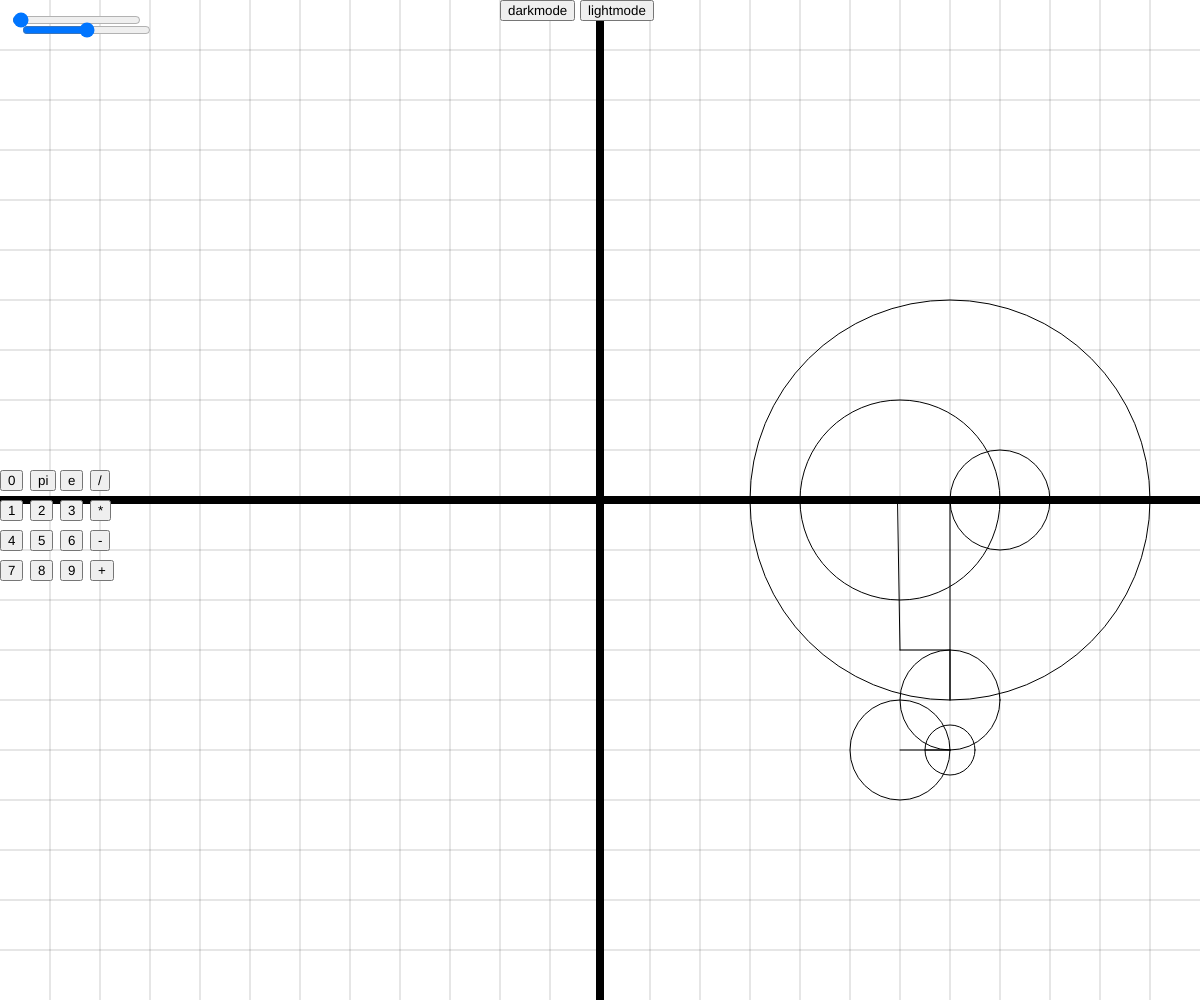
Frame 1 (no input)
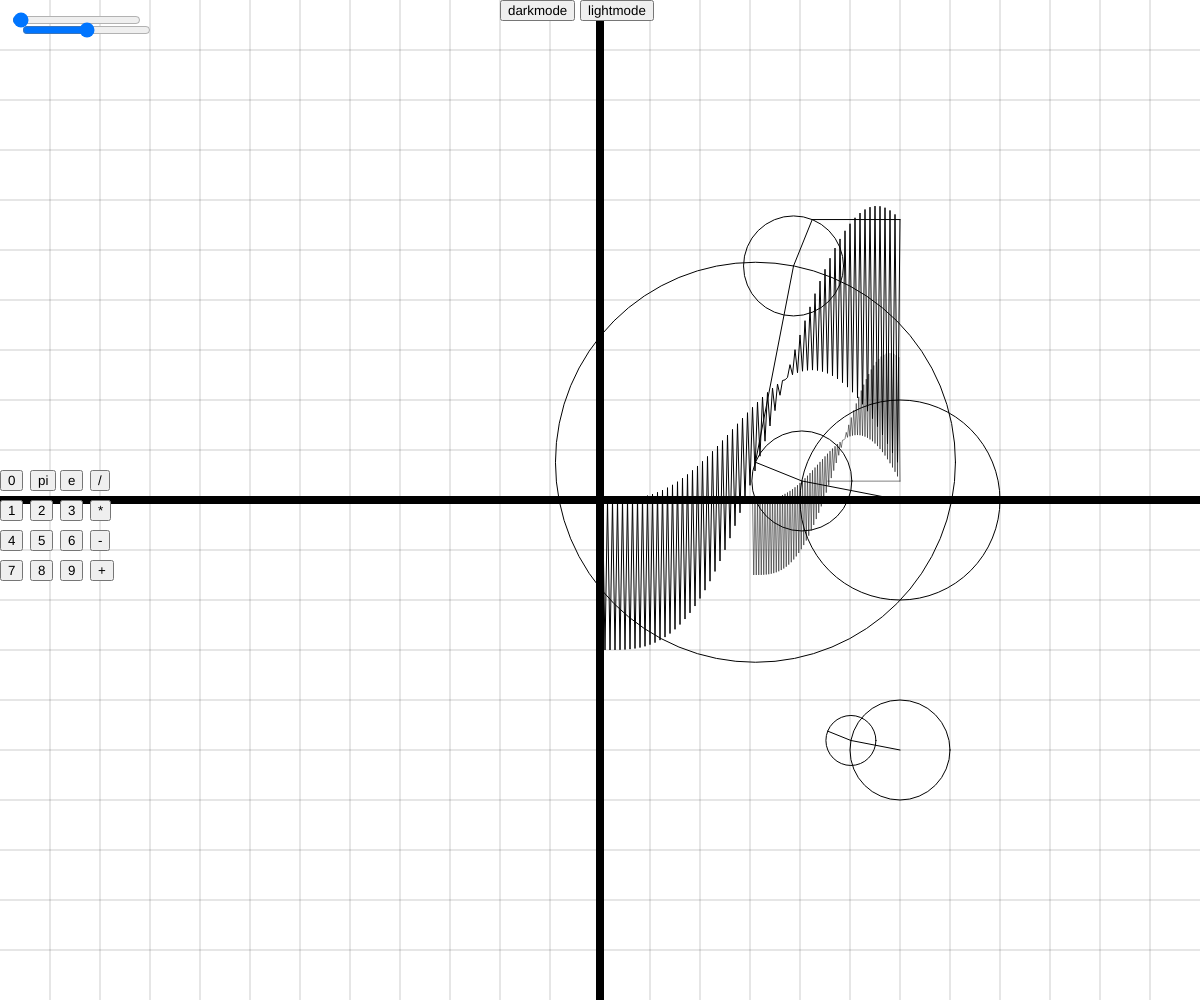
Frame 60 (no input)
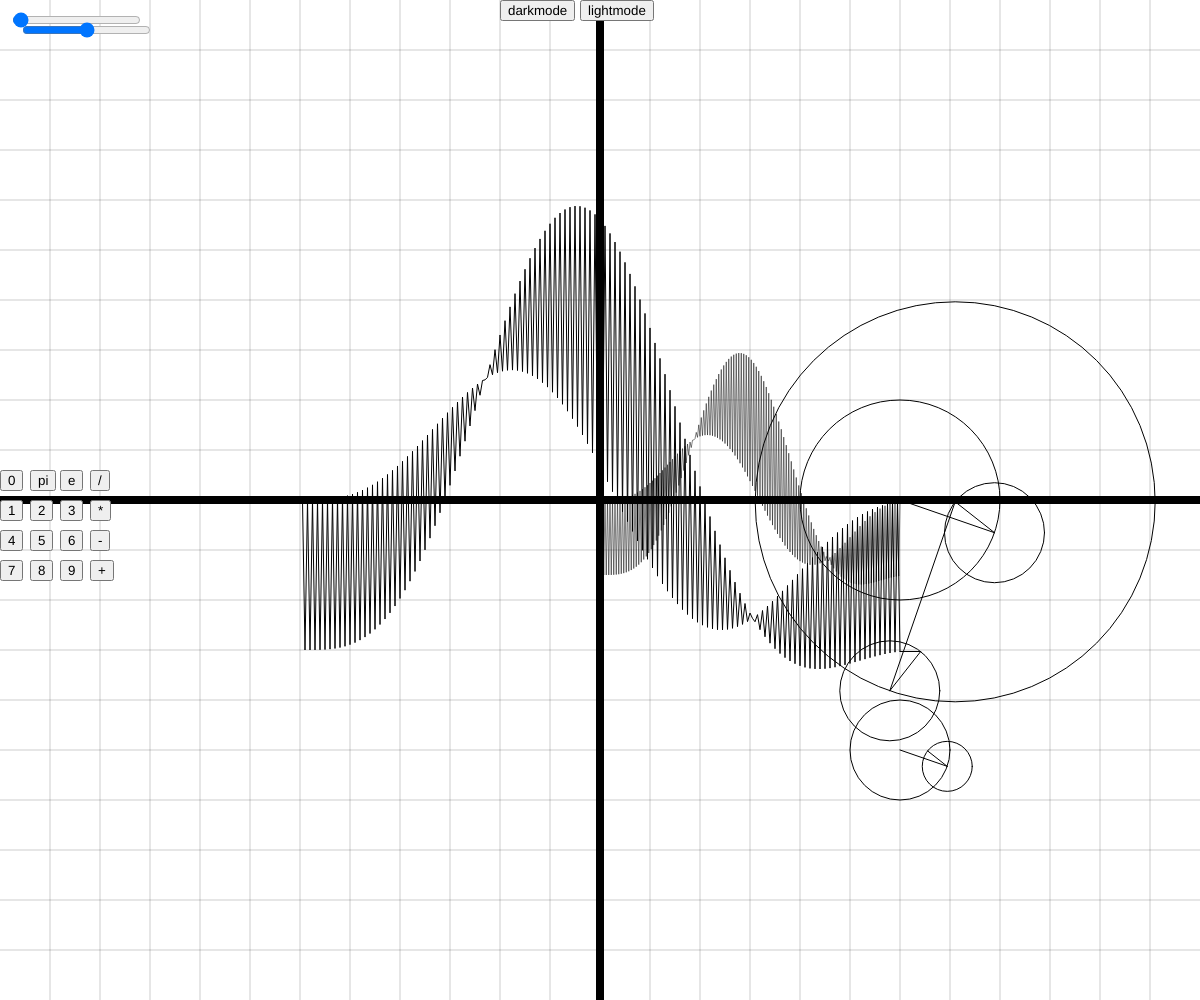
Frame 120 (the mouse pressed at the canvas centre since frame 60)

The p5.js sketch that drew these frames (run headless with seeded random() and noise() and a simulated clock; from frame 60 on, the mouse is pressed at the canvas centre):

// p5.js sketch
// ── sketch.js
let wave = [];


let rateAngle = 0.05
let angleBN = -rateAngle;
let angleAN = -rateAngle;


//COLOR ELEMENT VARIABLES
let bgColor = 255
let waveColorG = 0
let circleColor = 0
let vectColor = 0
let lineProjColorR = 0
let cartesianColor = 0


//CANVAS DIMENSION
let diw = 1200
let tyah = 600

//VARIABLES
  let VARIABLEA0=0;
  let n = 0

function setup() {
  let cnv = createCanvas(windowWidth, windowHeight);
  cnv.style('display', 'block');
  mgaSlider();
  darkModeButton();
  lightmodeButton();
  buttons();

}

//for looping
function draw() {

  background(bgColor);
  cartesian();
  
  
  push();
  epicycle();
  pop();
  

  

  
  
}
















function epicycle() {
  let L = PI
 
  translate(width * 3/4, height/2 - (VARIABLEA0 * pixelPerUnit.value()));

  let x = 0;
  let y = 0;

//FOR SINE WAVES
  angleBN += rateAngle;


  for (let i = 0; i < numVect.value(); i++) {
    //SINE INITIALIZATION OF RELEVANT VARS
    let oldx = x;
    let oldy = y;
    n = i + 1;
    let VARIABLEBN = (2/(n*n*PI*PI))*((PI*sin(n*PI))-(n*PI*PI*cos(n*PI)))


    //SINE COMPUTATION
    radius = pixelPerUnit.value() * (VARIABLEBN);
    x = (radius * cos((n * PI * -angleBN) / L)) + x;
    y = (radius * sin((n * PI * -angleBN) / L)) + y;

    //SINE ACTUTAL CIRCLES
    stroke(circleColor, 0, 0);
    noFill();
    circle(oldx, oldy, radius * 2);


    //SINE VECTORS
    stroke(0, 0, vectColor);
    line(oldx, oldy, x, y);
    
    
    push()
    scale(0.5)
    translate(0, (height*2/4) - (VARIABLEA0 * pixelPerUnit.value()));
    stroke(circleColor, 0, 0);
    strokeWeight(2)
    noFill();
    circle(oldx, oldy, radius * 2);
    stroke(0, 0, vectColor);
    line(oldx, oldy, x, y);
    pop()
    
  }
  
  
  push();
  scale(0.5)
  wave.unshift(y);
  strokeWeight(1)
  stroke(lineProjColorR, 0, 0)
  line(x, y, 0, wave[0]);
  stroke(0, waveColorG, 0)
  beginShape();
  for (let i = 0; i < wave.length; i++) {
    //vertex(i times rate of fastness,wave[]
    vertex(i * pixelPerUnit.value() * rateAngle * -1, wave[i]);
  }
  endShape();
  pop();
  


//COSINE FOURIER SERIES
  angleAN += rateAngle;
  for (let i = 0; i < numVect.value(); i++) {

    // COSINE INITIALIZATIONOF RELEVANT VARS
    let oldx = x;
    let oldy = y;
    n = i + 1;
    let VARIABLEAN = ((4 * (pow(-1, n))) / (n * n))


    //COSINE COMPUTATION
    radius = pixelPerUnit.value() * (VARIABLEAN);
    x = (radius * cos(((n * PI * -angleAN) / L) - (PI / 2))) + x;
    y = (radius * sin(((n * PI * -angleAN) / L) - (PI / 2))) + y;


    //COSINE ACTUAL CIRCLES
    stroke(circleColor, 0, 0);
    noFill();
    circle(oldx, oldy, radius * 2);


    //COSINE VECTORS
    stroke(0, 0, vectColor);
    line(oldx, oldy, x, y);

 
    
    
    
    
    
    
  }



//WAVE and LINE PROJECTOR
  wave.unshift(y);
  strokeWeight(1)
  stroke(lineProjColorR, 0, 0)
  line(x, y, 0, wave[0]);

  stroke(0, waveColorG, 0)
  beginShape();
  noFill();
  for (let i = 0; i < wave.length; i++) {
    //vertex(i times rate of fastness,wave[]
    vertex(i * pixelPerUnit.value() * rateAngle * -1, wave[i]);
  }
  endShape();
  
  
  



  if (wave.width > 300) {
    wave.pop();
  }

}



//SLIDERS
function mgaSlider() {
  numVect = createSlider(1, 150, 2);
  numVect.position(10,10,10)
  pixelPerUnit = createSlider(10,90,50)
  pixelPerUnit.position (20,20)
}


function cartesian() {

  //TWO LINES
  stroke(cartesianColor)
  strokeWeight(8)
  line(0, height / 2, width, height / 2)
  line(width / 2, 0, width / 2, height)


   //GRID
  stroke(cartesianColor,50)
  strokeWeight(1)
  for (let i = height/2; i < height; i += pixelPerUnit.value()) {
    line(0, i, width, i)
  }
  for (let i = height/2; i > 0; i -= pixelPerUnit.value()) {
    line(0, i, width, i)
  }
  for (let i = width/2; i < width; i += pixelPerUnit.value()) {
    line(i, 0, i, height)
  }
  for (let i = width/2; i > 0; i -= pixelPerUnit.value()) {
    line(i, 0, i, height)
  }
}






function darkModeButton() {
  dark = createButton('darkmode')
  dark.position(500, 0)
  dark.mousePressed(darkModeExec);
}

function darkModeExec() {
  bgColor = 0
  waveColor = 255
  circleColor = 255
  lineProjColorR = 255
  vectColor = 255
  waveColorG = 255
  cartesianColor = 255
}

function lightmodeButton() {
  light = createButton('lightmode')
  light.position(580, 0)
  light.mousePressed(lightModeExec);
}

function lightModeExec() {
  bgColor = 255
  waveColor = 0
  circleColor = 0
  lineProjColorR = 0
  vectColor = 0
  waveColorG = 0
  cartesianColor = 0
}

function buttons() {
  let kinalalagyany = 470
  let kinalalagyanx = 0


  zero = createButton('0')
  zero.position(kinalalagyanx, kinalalagyany)
  pi = createButton('pi')
  pi.position(kinalalagyanx + 30, kinalalagyany)
  e = createButton('e')
  e.position(kinalalagyanx + 60, kinalalagyany)
  over = createButton('/')
  over.position(kinalalagyanx + 90, kinalalagyany)
  isa = createButton('1')
  isa.position(kinalalagyanx, kinalalagyany + 30)
  dalawa = createButton('2')
  dalawa.position(kinalalagyanx + 30, kinalalagyany + 30)
  tatlo = createButton('3')
  tatlo.position(kinalalagyanx + 60, kinalalagyany + 30)
  times = createButton('*')
  times.position(kinalalagyanx + 90, kinalalagyany + 30)
  apat = createButton('4')
  apat.position(kinalalagyanx, kinalalagyany + 60)
  lima = createButton('5')
  lima.position(kinalalagyanx + 30, kinalalagyany + 60)
  anim = createButton('6')
  anim.position(kinalalagyanx + 60, kinalalagyany + 60)
  minus = createButton('-')
  minus.position(kinalalagyanx + 90, kinalalagyany + 60)
  pito = createButton('7')
  pito.position(kinalalagyanx, kinalalagyany + 90)
  walo = createButton('8')
  walo.position(kinalalagyanx + 30, kinalalagyany + 90)
  siyam = createButton('9')
  siyam.position(kinalalagyanx + 60, kinalalagyany + 90)
  add = createButton('+')
  add.position(kinalalagyanx + 90, kinalalagyany + 90)


  isa.mousePressed(isaas)
  dalawa.mousePressed(dalawaas)
  tatlo.mousePressed(tatloas)
  pi.mousePressed(pias)
}


function isaas(){
   VARIABLEA0 = (VARIABLEA0*10)+1
 }

function dalawaas(){
    VARIABLEA0 = (VARIABLEA0*10)+2
  }

function tatloas(){
     VARIABLEA0 = (VARIABLEA0*10)+3
   }

function pias(){
  if(VARIABLEA0==0){
    VARIABLEA0 = PI
  }else{
   VARIABLEA0 = (VARIABLEA0*PI)
 }
}




function sineEpicycle(){
 let L = PI
  translate(width * 3/4, (height*3/4) - (VARIABLEA0 * pixelPerUnit.value()));

  let xsine = 0;
  let ysine = 0;

//FOR SINE WAVES
  angleBN += rateAngle;


  
  for (let i = 0; i < numVect.value(); i++) {
    //SINE INITIALIZATION OF RELEVANT VARS
    let oldxsine = xsine;
    let oldysine = ysine;
    n = i + 1;
    let VARIABLEBN = (2/(n*n*PI*PI))*((PI*sin(n*PI))-(n*PI*PI*cos(n*PI)))

    
    
    
    //SINE COMPUTATION
    radius = pixelPerUnit.value() * (VARIABLEBN);
    xsine = (radius * cos((n * PI * -angleBN) / L)) + xsine;
    ysine = (radius * sin((n * PI * -angleBN) / L)) + ysine;

    //SINE ACTUTAL CIRCLES
    stroke(circleColor, 0, 0);
    noFill();
    circle(oldxsine, oldysine, radius * 2);


    //SINE VECTORS
    stroke(0, 0, vectColor);
    line(oldxsine, oldysine, xsine, ysine);
  }
}
